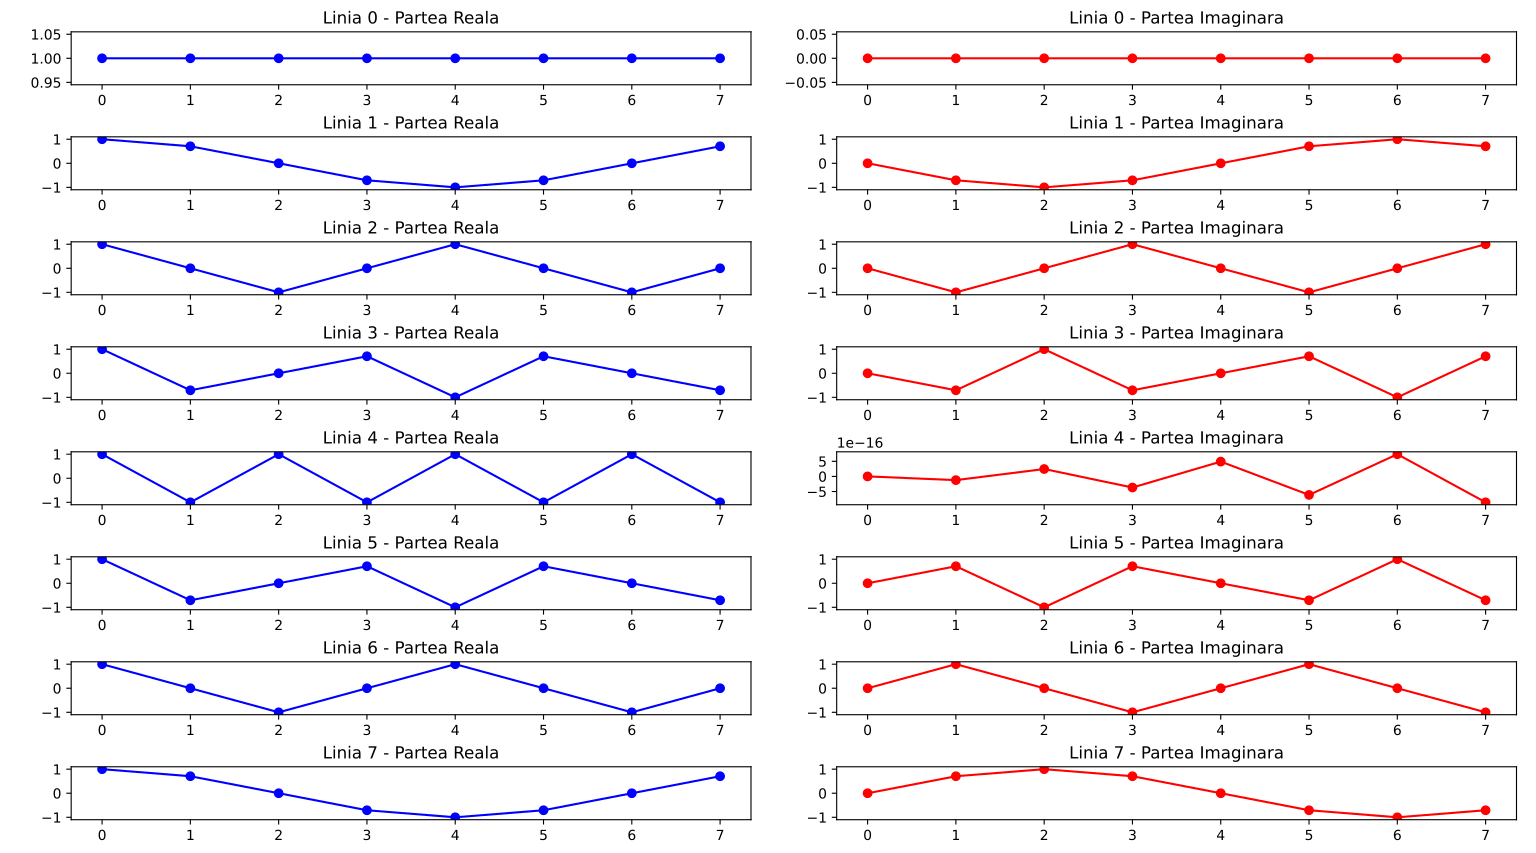

The Python source for this figure:
import numpy as np
import matplotlib.pyplot as plt

N = 8

F = np.zeros((N, N), dtype=complex)
for i in range(N):
    for j in range(N):
        F[i, j] = np.cos(2 * np.pi * i * j / N) - 1j * np.sin(2 * np.pi * i * j / N)


print(F)
F_H = np.conj(F).T
produs = F_H @ F
print(np.round(produs, 3))

este_unitara = np.allclose(produs, N * np.eye(N)) #  --- F^H * F trb sa dea matricea unitate altfel e grav (inm cu N)
print(f"matrice unitara: {este_unitara}")

plt.figure(figsize=(12, 10))
for i in range(N):
    plt.subplot(N, 2, 2*i + 1)
    plt.plot(F[i].real, marker='o', color='b')
    plt.title(f"Linia {i} - Partea Reala")
    
    plt.subplot(N, 2, 2*i + 2)
    plt.plot(F[i].imag, marker='o', color='r')
    plt.title(f"Linia {i} - Partea Imaginara")

plt.tight_layout()
plt.show()
